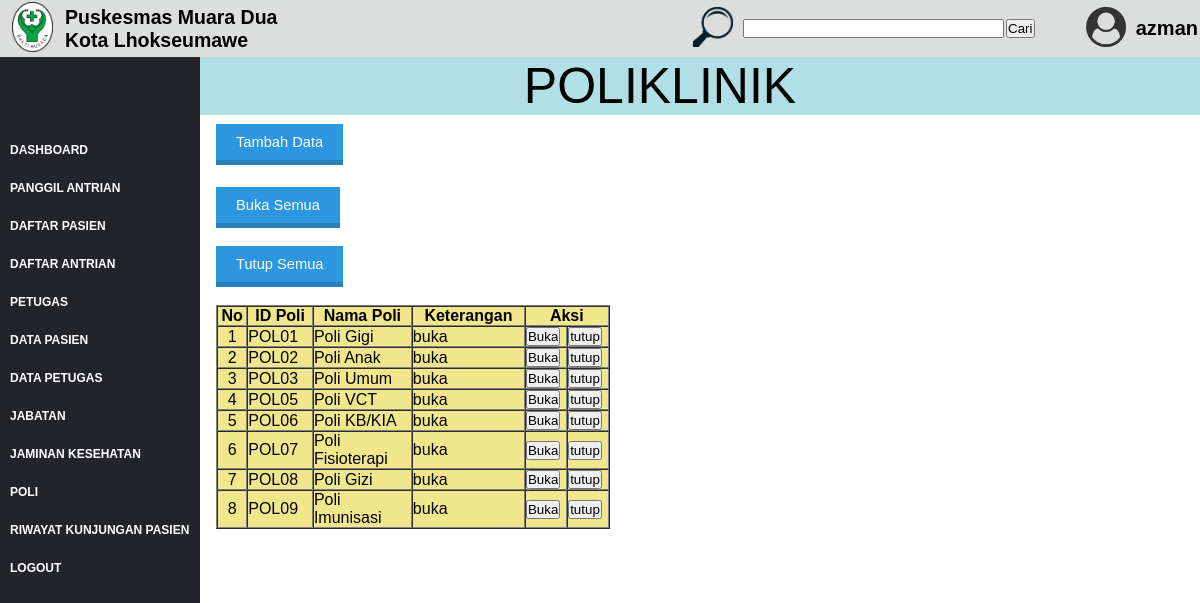
Screenshot of /poli/a_tampilpoli.php (signed in) with the database file from the repository.
### tables this page shows
CREATE TABLE `data_pet` (
  `id_petugas` varchar(20) NOT NULL,
  `nama` varchar(20) NOT NULL,
  `tpt_lahir` varchar(20) NOT NULL,
  `tgl_lahir` varchar(20) NOT NULL,
  `j_kel` varchar(20) NOT NULL,
  `alamat` varchar(20) NOT NULL,
  `no_hp` varchar(20) NOT NULL,
  `jabatan` varchar(20) NOT NULL,
  `tgl_input` varchar(20) NOT NULL,
  `id_penginput` varchar(20) NOT NULL
);

CREATE TABLE `poli` (
  `id_poli` varchar(10) NOT NULL,
  `nm_poli` varchar(20) NOT NULL,
  `ket` varchar(20) NOT NULL,
  `panggil` varchar(10) NOT NULL
);

### poli/a_tampilpoli.php (the view, shortened to what this page needs)
<!DOCTYPE html>
<html>
<head>
    <link rel="stylesheet" type="text/css" href="../dashboard.css?v=1.1">
</head>
<body>
    <?php
        if(empty($_SESSION["id_pet"])){
            echo "<script>location = 'utama.php' </script>";
        }
        else{
            $id_pet = $_SESSION["id_pet"];
    ?>
    <div>
        <div class="sidebar">
            <ul>
                <li><a href="">DASHBOARD</a></li>
                <li><a href="">PANGGIL ANTRIAN</a></li>
                <li><a href="a_daftarpasien.php">DAFTAR PASIEN</a></li>
                <li><a href="daftarantrian.php">DAFTAR ANTRIAN</a></li>
                <li><a href="">PETUGAS</a></li>
                <li><a href="">DATA PASIEN</a></li>
                <li><a href="">DATA PETUGAS</a></li>
                <li><a href="jabatan.php">JABATAN</a></li>
                <li><a href="jakes.php">JAMINAN KESEHATAN</a></li>
                <li><a href="poli.php">POLI</a></li>
                <li><a href="">RIWAYAT KUNJUNGAN PASIEN</a></li>
                <li><a href="../logoutpetugas.php">LOGOUT</a></li>
            </ul>
        </div>
        <div class="isi">
           <table>
                <tr>
                    <td width="10px"></td>
                    <td><img src="../gambar/LOGO.png" style="height:50px"></td>
                    <td width="10px"></td>
                    <td width="750px"><h2>Puskesmas Muara Dua<br>
                    Kota Lhokseumawe</h2></td>
                    <td width="50px"><img src="../gambar/cari.png" style="height: 40px"></td>
                    <form action="cari.php" method="POST">
                        <td width="200px"><input type="text" name="cari" size="30"></td>
                        <td width="90px"><input type="submit" value="Cari"></td>
                    </form>
                    <td width="50px"><img src="../gambar/user.png" style="height: 40px"></td>
                    <td><h3 style="font-size: 20px;">
                        <?php
                            $conn = mysqli_connect("localhost", "root", "", "projekweb");
                            $aata = mysqli_query($conn, "SELECT * FROM data_pet where id_petugas='$id_pet'");
                            $a = mysqli_fetch_array($aata);
                            echo $a['nama'];
                        ?>
                    </h3></td>
                </tr>
            </table>
        </div>
        <div class="dashboard">
            <p style="text-align: center; font-size: 50px; margin-left: 10%;">POLIKLINIK</p>
        </div>
        <div style="margin-left: 18%">
        <?php
            $conn = mysqli_connect("localhost", "root", "", "projekweb");
            $data = mysqli_query($conn, "SELECT * FROM poli");
        ?>
        <br>
        <a href="a_daftarpasien.php" class="tombol">Tambah Data</a>
        <br> <br> <br>
        <form method="POST" action="prosesupdate.php">
            <td><input type="submit" name="tanda" value="Buka Semua" class="tombol"></td>
        </form>
        <br>
        <form method="POST" action="prosesupdate.php">
            <td><input type="submit" name="tanda" value="Tutup Semua" class="tombol"></td>
        </form>
        <br>
        <table cellspacing="0" cellpadding="10" border="1%" bgcolor="#F0E68C" width="40%" >
            <tr>
                <th width="3%">No</th>
                <th width="6%">ID Poli</th>
                <th width="10%">Nama Poli</th>
                <th width="10%">Keterangan</th>
                <th colspan="2" width="5%">Aksi</th>
            </tr>
        <?php $i=1; ?>
            <?php while ($a = mysqli_fetch_array($data)) { ?>
                <tr>
                   <td align="center"><?= $i ?></td>
                    <td><?= $a['id_poli'] ?></td>
                    <td><?= $a['nm_poli'] ?></td>
                    <td><?= $a['ket'] ?></td>
                    <form method="POST" action="prosesupdate.php">
                        <td><input type="submit" name="buka" value="Buka"></td>
                    </form>
                    <form method="POST" action="prosesupdate.php">
                        <td><input type="submit" name="tutup" value="tutup"></td>
                    </form>
                </tr>
            <?php $i++; ?>
            <?php } ?>
        </table>
        </div>
    </div>
    <?php
        }
    ?>
</body>
</html>

### dashboard.css (style rules this page uses)
* { margin: 0px; padding: 0px; font-family: sans-serif; }
.sidebar { position: fixed; width: 200px; height: 100%; background: #222429; }
.sidebar ul { margin-top: 65%; }
.sidebar ul li { color: blue; list-style: none; padding: 10px 10px; }
.sidebar ul li a { text-decoration: none; color : white; font-weight: bolder; font-size: 12px; }
.isi { background: #DCDDDD; width: 100%; height: 50%; position: relative; font-size: 13px; }
.dashboard { background : #B0E0E6; font-size: 30px; font-family: sans-serif; text-align: center; position: static; }
.tombol { background:#2C97DF; color:white; border-top:0; border-left:0; border-right:0; border-bottom:5px solid #2A80B9; padding:10px 20px; text-decoration:none; font-family:sans-serif; font-size:11pt; }

### rows the page displays
data_pet: nama "azman"
poli: id_poli "POL01", nm_poli "Poli Gigi", ket "buka"
poli: id_poli "POL02", nm_poli "Poli Anak", ket "buka"
poli: id_poli "POL03", nm_poli "Poli Umum", ket "buka"
poli: id_poli "POL05", nm_poli "Poli VCT", ket "buka"
poli: id_poli "POL06", nm_poli "Poli KB/KIA", ket "buka"
poli: id_poli "POL07", nm_poli "Poli Fisioterapi", ket "buka"
poli: id_poli "POL08", nm_poli "Poli Gizi", ket "buka"
poli: id_poli "POL09", nm_poli "Poli Imunisasi", ket "buka"
